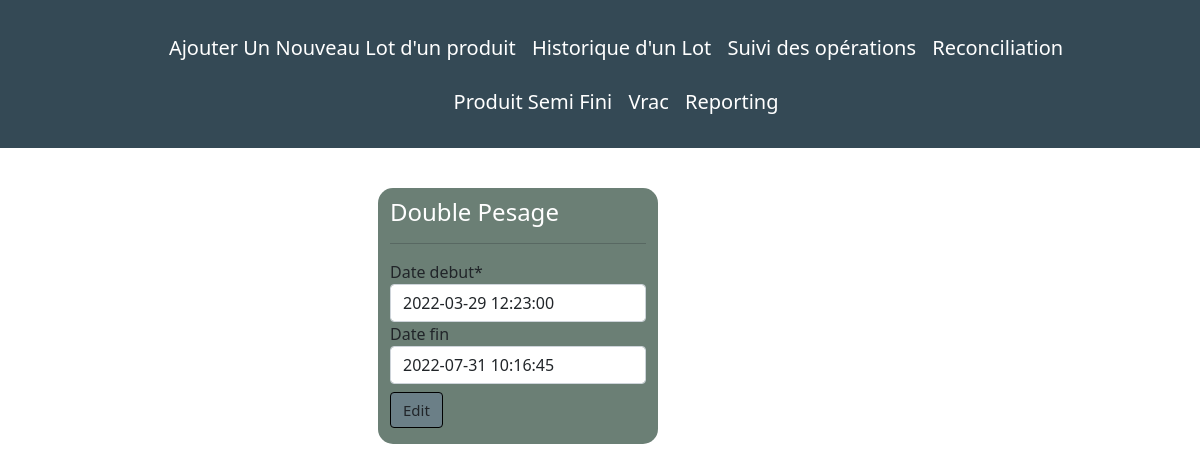
Page /doublepesage_edit/2/ on the committed database.
### saisir/models.py (models this page shows, shortened)
class DoublePesageModel(models.Model):
    N_Lot=models.OneToOneField(Lot,on_delete=models.CASCADE)
    operateur=models.CharField(max_length=200,null=True, blank=True)
    Quantité=models.FloatField(null=True, blank=True)
    Date_Debut =models.DateTimeField(null=True, blank=True)
    Date_Fin =models.DateTimeField(null=True, blank=True)

### saisir/views.py (the view)
# urls.py: path('doublepesage_edit/<int:pk>/',views.doublepesage_edit,name='douplepesage_edit'),
def doublepesage_edit(request,pk):
    rec=DoublePesageModel.objects.get(id=pk)
    if request.method=='POST':
        form=DoublePesageUpdateForm(request.POST, instance=rec)
        if form.is_valid():
            form.save()
            return redirect('users-register-etape')
    else:
                form=DoublePesageUpdateForm( instance=rec)
    context={
        'rec':rec,
        'form':form,
    }
    return render(request,'doublepesage_edit.html',context)

### saisir/forms.py
class DoublePesageUpdateForm(forms.ModelForm):
    Date_Debut=forms.DateTimeField(input_formats=settings.DATE_INPUT_FORMATS)
    Date_Fin=forms.DateTimeField(input_formats=settings.DATE_INPUT_FORMATS,required=False)
    class Meta:
        model=DoublePesageModel
        fields = ['Date_Debut','Date_Fin']
        widgets={
                        'N_Lot': forms.TextInput(attrs={'class': 'form-control'}),
        }

### templates/doublepesage_edit.html (shortened to what this page needs)
{% extends 'partials/base.html' %}
{% load crispy_forms_tags %}
{% block content %}
<div class="row">
  <div class="sideRclaimSteps" style="background-color: white;">
  </div>
  <div class="middleclaimSteps" >
  <form action=""  method="POST">
    <h4 style="margin-top:10px ;color:white;">Double Pesage</h4>
    <hr>
      {{ form | crispy }}
    <input class="btn  mt-2  mb-3 " type="submit" value="Edit">
  </form>
  </div>
  <div class="sideLclaimSteps" style="background-color: white;" >
  </div>
</div>
{% endblock %}

### templates/partials/base.html (style rules this page uses)
.btn { background-color:#6b7f87; border-color: black; font-size: 15px; }
.middleclaimSteps { width: 280px; height: auto; background-color: #6b7f75; align-items: center; margin-top: 40px; margin-left: 10px; margin-right: 10px; margin-bottom: 20px; text-align: left; border-radius: 15px; }
.sideLclaimSteps { width: 280px; height: auto; background-color: #6b7f55; margin-top: 40px; margin-left: 10px; margin-right: 10px; margin-bottom: 20px; display: table; border-radius: 15px; }
.sideRclaimSteps { width: 280px; height: auto; background-color: #6b7f65; margin-top: 40px; margin-bottom: 20px; border-radius: 15px; margin-left: 90px; margin-right: 10px; }

### rows in the picture
DoublePesageModel: Date_Debut "2022-03-29 12:23:00", Date_Fin "2022-07-31 10:16:45"
